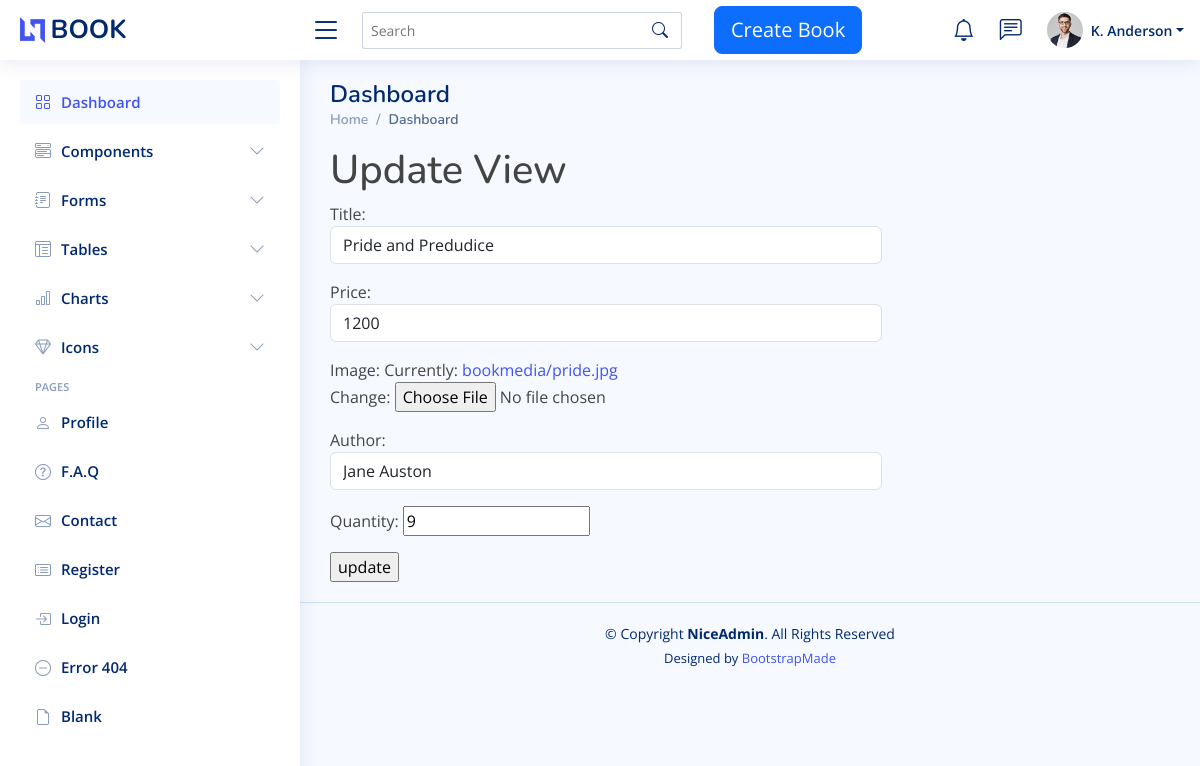
/adminuser/updateview/9/, run on the app's committed database.
### fisrtbook/models.py (models this page shows, shortened)
class Book(models.Model):
    title=models.CharField(max_length=220,null=True)
    price=models.IntegerField()
    image=models.ImageField(upload_to='bookmedia')
    author=models.ForeignKey(Author,on_delete=models.CASCADE)
    quantity=models.IntegerField()

### fisrtbook/views.py (the view)
# urls.py: path('updateview/<int:book_id>/',views.updatebook,name='update'),
def updatebook(req,book_id):
    book=Book.objects.get(id=book_id)
    if req.method=='POST':
        form=BookForm(req.POST,req.FILES,instance=book)
        if form.is_valid():
            form.save()
            return redirect('/')
    else:
        form=BookForm(instance=book)
    return render(req,'updateview.html',{'form':form,'book':book})

### fisrtbook/forms.py
class BookForm(forms.ModelForm):
    class Meta:
        model=Book
        fields='__all__'
        widgets={
            'title':forms.TextInput(attrs={'class':'form-control','placeholder':'Enter the Book name'}),
            'author':forms.Select(attrs={'class':'form-control','placeholder':'Enter the Author name'}),
            'price':forms.NumberInput(attrs={'class':'form-control','placeholder':'Enter the Price'},)
        }

### fisrtbook/models.py (called while the page is built)
    def __str__(self):
            return '{}'.format(self.name)

### templates/updateview.html (shortened to what this page needs)
{% extends "base.html" %}
{% load static %}
{% block content %}
    <h1>Update View</h1>
    <form action="" method="post" enctype="multipart/form-data">
        {{ form.as_p }}
        <input type="submit" value="update">
    </form>
    {% endblock content %}

### static/assets/css/style.css (style rules this page uses)
:root { scroll-behavior: smooth; }
body { font-family: "Open Sans", sans-serif; background: #f6f9ff; color: #444444; }
h1, h2, h3, h4, h5, h6 { font-family: "Nunito", sans-serif; }

### data on the page
Book: title "Pride and Predudice", price "1200", author "Jane Auston", quantity "9"
